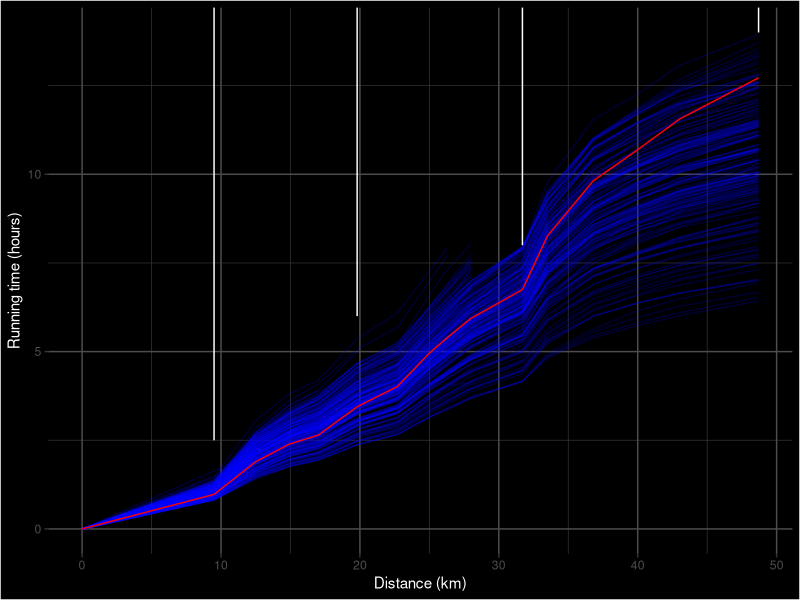
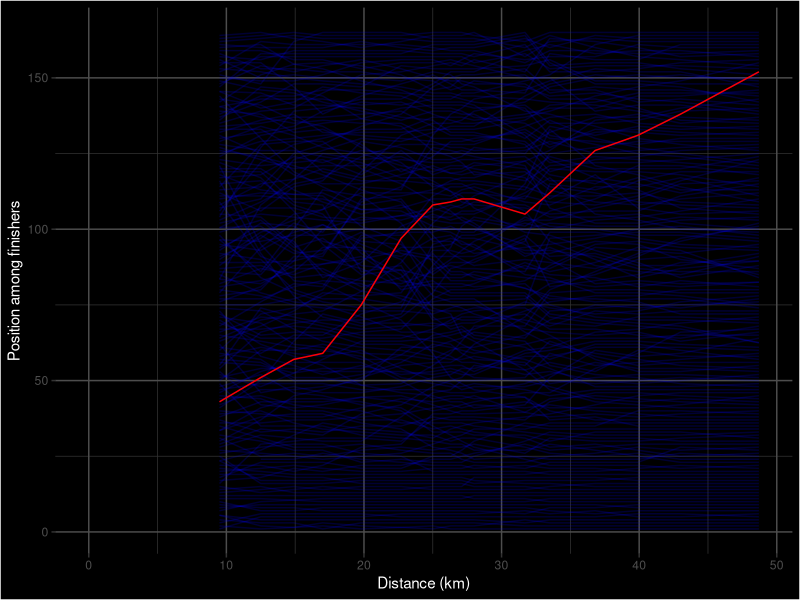
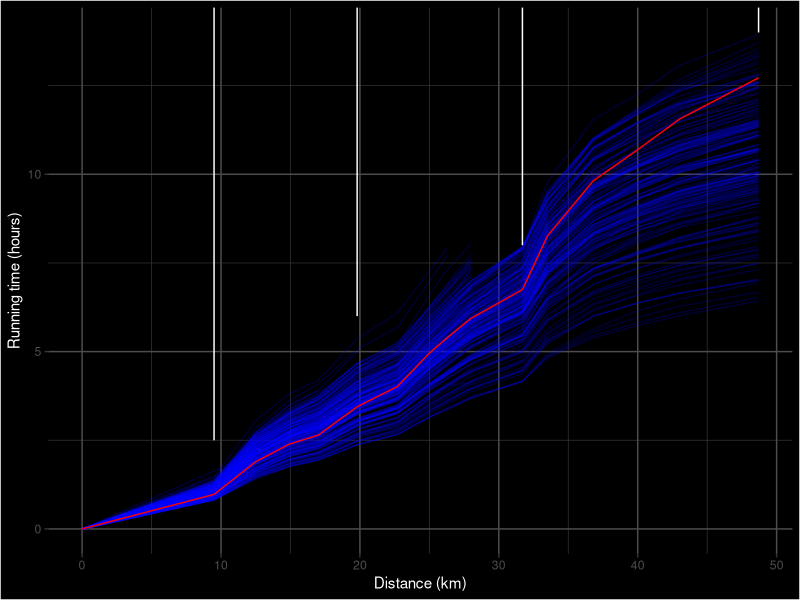
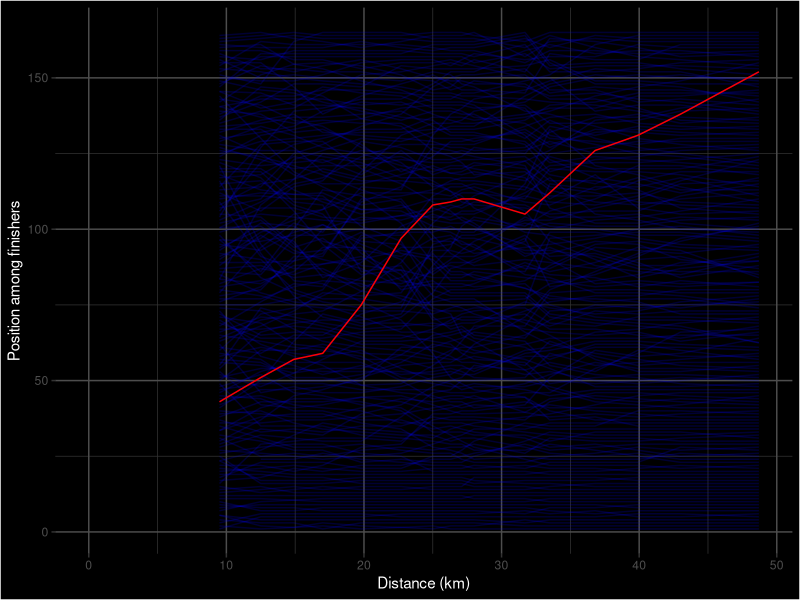

R code for these plots, in order: (Note: this script raises an error after producing the figures.)
library(ggplot2)
library(reshape2)

# set working directory to folder containing results first
setwd('~/Documents/raceanalysis/races/glencoe')

# function to convert hh:mm:ss to minutes
hhmmss2min <- function(hhmmss)
{as.numeric(strsplit(hhmmss, ":")[[1]][1]) *60 + as.numeric(strsplit(hhmmss, ":")[[1]][2]) + as.numeric(strsplit(hhmmss, ":")[[1]][3]) / 60}

# read results file 2015
results2015 <- read.table(file = "results/glencoe_results2015.txt", sep = "\t", stringsAsFactors = F, header = T, quote = "", comment.char = "")
# add finish position
results2015$Position <- as.numeric(gsub('(st|nd|rd|th|=)', '', results2015$Pos))
# clean up names
results2015$Name <- gsub(' $', '', results2015$Name)
results2015$Name <- gsub('(Twitter|Instagram|Facebook|Strava)', '', results2015$Name)
# finish time in minutes
results2015$Finish <- sapply(results2015$Time, hhmmss2min)
# cp times in minutes
for(i in 1:15)
{results2015[, paste0("CP", i)] <- sapply(results2015[, i+6], hhmmss2min)}

# read results file 2016
results2016 <- read.table(file = "results/glencoe_results2016.txt", sep = "\t", stringsAsFactors = F, header = T, quote = "", comment.char = "")
# add finish position
results2016$Position <- as.numeric(gsub('(st|nd|rd|th|=)', '', results2016$Pos))
# clean up names
results2016$Name <- gsub(' $', '', results2016$Name)
results2016$Name <- gsub('(Twitter|Instagram|Facebook|Strava|Attackpoint|Power Of Ten)', '', results2016$Name)
# finish time in minutes
results2016$Finish <- sapply(results2016$Time.Taken, hhmmss2min)
results2016[results2016$Last.Location != "Finish - Kinlochleven ", "Finish"] <- NA
# cp times in minutes
for(i in 1:15)
{results2016[, paste0("CPTime", i)] <- sapply(results2016[, paste0("CP", i)], hhmmss2min)}

# read results file 2017
results2017 <- read.table(file = "results/glencoe_results2017.txt", sep = "\t", stringsAsFactors = F, header = T, quote = "", comment.char = "")
# add finish position
results2017$Position <- as.numeric(gsub('(st|nd|rd|th|=)', '', results2017$Pos))
# clean up names
results2017$Name <- gsub(' $', '', results2017$Name)
results2017$Name <- gsub('(Twitter|Instagram|Facebook|Strava|Attackpoint|Power Of Ten)', '', results2017$Name)
# finish time in minutes
results2017$Finish <- sapply(results2017$Time.Taken, hhmmss2min)
# cp times in minutes
for(i in 1:15)
{results2017[, paste0("CPTime", i)] <- sapply(results2017[, i + 7], hhmmss2min)}
results2017$CPTime0 <- results2017$Start
results2017$CPTime16 <- results2017$Finish
results2017$Start <- 0

# define different distances (estimated from race profile)
distances <- data.frame(
  checkpoint = c(paste0("CPTime", seq(1,15)), "Finish", "Start"),
  #  dist = c(10, 13, 16, 18, 21, 25, 27, 28.5, 30, 31, 34, 35, 41, 44, 50, 55, 0)
  dist = c(9.5, 12.5, 14.9, 17, 19.8, 22.7, 25, 26.3, 27.1, 28, 31.7, 33.5, 36.8, 39.9, 43, 48.7, 0),
  checkpoint2 = c(paste0("Position", seq(1,15)), "Position16", 0)
)


# plot the times
plotdata <- melt(data = results2017[, c("Name", "Start", paste0("CPTime", seq(1:15)), "Finish")], id = "Name")
plotdata <- subset(plotdata, !is.na(value))
plotdata <- merge(x = plotdata, y = distances, by.x = "variable", by.y = "checkpoint", all = TRUE)
plotdata$Name <- as.factor(plotdata$Name)
ggplot(data = plotdata, aes(x = dist, y = value/60, group = Name)) + 
  geom_line(color = "blue", alpha = 0.2) +
  geom_line(data = subset(plotdata, Name == "Wouter Hamelinck"), aes(x = dist, y = value/60), color = "red") +
  geom_segment(data = data.frame(dist = c(9.5, 19.8, 31.7, 48.7), time = c(2.5, 6, 8, 14), Name = rep("", 4)), aes(x = dist, y = time, xend = dist, yend = Inf), color = "white", alpha = 1) +
  theme(
    plot.background = element_rect(fill = "black"),
    panel.background = element_rect(fill = "black"),
    axis.title.x = element_text(color = "white"),  
    axis.title.y = element_text(color = "white"),  
    panel.grid.major = element_line(color = rgb(0.3, 0.3, 0.3)),  
    panel.grid.minor = element_line(color = rgb(0.2, 0.2, 0.2)),
    legend.position = "none"
  ) +
#  scale_color_manual(values = sapply(levels(plotdata$Name), FUN = function(x){if(x == "Wouter Hamelinck"){"red"}else{"blue"}})) +
#  scale_alpha_manual(values = sapply(levels(plotdata$Name), FUN = function(x){if(x == "Wouter Hamelinck"){1.0}else{0.1}})) +
  labs(x = "Distance (km)", y = "Running time (hours)")
ggsave('timeplot2017.png', width = 8, height = 6, dpi = 100, units = "in")

# calculate race positions
# remove Bjorn Verduijn and Peter Toaig because they have a lot of missing values
positions <- data.frame(Name = subset(results2017, !is.na(Finish) & !(Name %in% c("Bjorn Verduijn", "Peter Toaig")))$Name)
for(i in 1:16)
{positions[, paste0("Position", i)] <- rank(subset(results2017, !is.na(Finish) & !(Name %in% c("Bjorn Verduijn", "Peter Toaig")))[, paste0("CPTime", i)])}
plotdatapos <- melt(data = positions, id = "Name")
# remove missing value at CP1 of Harry Kingston
plotdatapos <- subset(plotdatapos, Name != "Harry Kingston" | variable != "Position1")
plotdatapos <- merge(x = plotdatapos, y = distances, by.x = "variable", by.y = "checkpoint2", all = TRUE)
ggplot(data = plotdatapos, aes(x = dist, y = value, group = Name)) + 
  geom_line(color = "blue", alpha = 0.2) +
  geom_line(data = subset(plotdatapos, Name == "Wouter Hamelinck"), aes(x = dist, y = value), color = "red") +
  theme(
    plot.background = element_rect(fill = "black"),
    panel.background = element_rect(fill = "black"),
    axis.title.x = element_text(color = "white"),  
    axis.title.y = element_text(color = "white"),  
    panel.grid.major = element_line(color = rgb(0.3, 0.3, 0.3)),  
    panel.grid.minor = element_line(color = rgb(0.2, 0.2, 0.2)),
    legend.position = "none"
  ) +
  #  scale_color_manual(values = sapply(levels(plotdata$Name), FUN = function(x){if(x == "Wouter Hamelinck"){"red"}else{"blue"}})) +
  #  scale_alpha_manual(values = sapply(levels(plotdata$Name), FUN = function(x){if(x == "Wouter Hamelinck"){1.0}else{0.1}})) +
  labs(x = "Distance (km)", y = "Position among finishers")
ggsave('positionplot2017.png', width = 8, height = 6, dpi = 100, units = "in")


#calculate times in leg
timeslist <- melt(results2017[, c("Name", paste0("CPTime", seq(0,16)))], id = "Name")
timeslist$variable <- as.numeric(as.character(substr(timeslist$variable, 7, 9)))
legtimes <- subset(merge(timeslist, timeslist, by = "Name"), variable.x < variable.y)
names(legtimes) <- c("Name", "From", "TimeStart", "To", "TimeEnd")
legtimes$Time <- legtimes$TimeEnd - legtimes$TimeStart
fastest.times <- aggregate(Time ~ From + To, legtimes, FUN = min)
fastest.times <- merge(fastest.times, legtimes)
fastest.men <- aggregate(Name ~ To + From, fastest.times[order(fastest.times$Name), ], FUN = function(x){paste(x, collapse = ", ")})
fastest.men$Name <- gsub(" Burgada", "", fastest.men$Name)
cplist <- c("Start", "Altnafeadh", "Stob Dearg", "Buachaille Etive More", "Lairig Gartain River", "Lairig Eilde Junction", "Lairig Eilde Cairn", "Stob Coire Sgreamhach", "Bidean Nam Bian", "Stob Coire nan Lochan", "Bidean Nam Bian", "Loch Achtrician", "Sgorr nam Fiannaidh", "Am Bodach", "Sron a' Choire Odhair-bhig", "WHW", "Finish")
ggplot(data = fastest.men, aes(y = as.factor(-From), x = as.factor(To), fill = as.factor(Name))) +
  geom_tile() +
  scale_x_discrete(labels = cplist[-1]) +
  scale_y_discrete(labels = rev(cplist[-17])) + 
  scale_fill_manual(values = c("#8dd3c7", "#bbcccc", "#ccbbcc", "#ffffb3", "#aeaaea", "#fb8072", "#80b1d3", "#fdb462", "#ccccbb", "#b3de69", "#fccde5")) +
  theme(
    legend.position = "bottom", 
    axis.text.x = element_text(angle = 30, vjust = 1, hjust=1),
    legend.title = element_blank(),
    legend.text = element_text(size = 8)
    ) +
  labs(x = "To", y = "From", title = "Fastest runners for each part of the 2017 Glen Coe")
ggsave('fastestplot2017.png', width = 8, height = 6, dpi = 100, units = "in")
